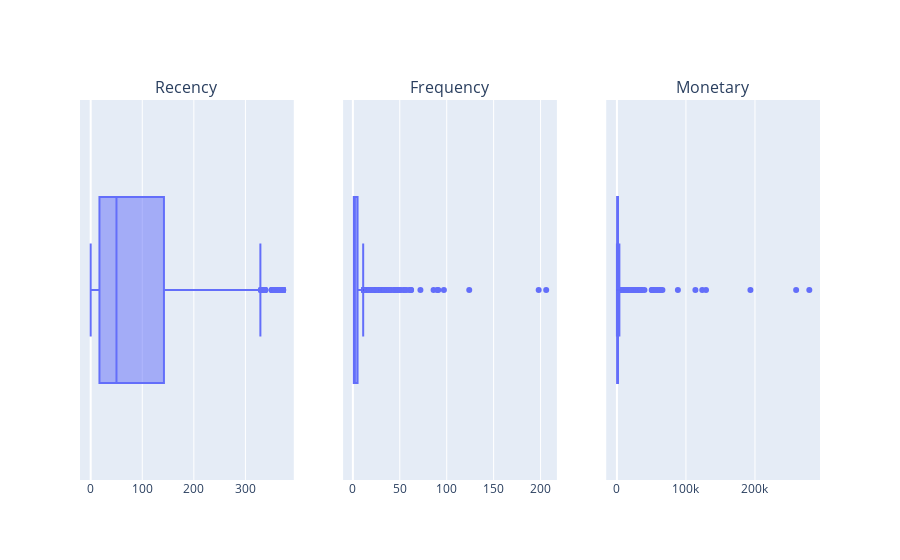

Write notebook code for a chart like this one.
### Markdown cell above
После того как вы подготовите RFM-таблицу, визуализируйте каждую из трёх компонент, например, в виде коробчатых диаграмм (boxplot). Вы получите примерно следующие результаты (графики могут отличаться в зависимости от того, как вы выполните предобработку данных):

### Code cell
boxes = [px.box(rfm_table, x=column) for column in rfm_table.columns]
fig = make_subplots(
    rows=1, cols=3, 
    subplot_titles=(
        "Recency","Frequency", "Monetary"
    )
)

for i, box in enumerate(boxes):
    fig.add_trace(boxes[i]['data'][0], row=1, col=i+1)

fig.update_layout(showlegend=True)
# fig.write_html('visualizations/boxplot_1.html')
fig.write_image('visualizations/boxplot_1.png', engine="kaleido")
fig.show()

### Figure 1 — Plotly figure (JSON) as saved in the notebook; plotly's stock layout.template omitted (floating-point values rounded to 4 significant figures; data arrays with more than 128 entries replaced by an {"elided": "..."} marker saying what was removed)
{"data": [{"alignmentgroup": "True", "hovertemplate": "Recency=%{x}<extra></extra>", "legendgroup": "", "marker": {"color": "#636efa"}, "name": "", "notched": false, "offsetgroup": "", "orientation": "h", "showlegend": false, "type": "box", "x": {"elided": "4334 int values"}, "x0": " ", "xaxis": "x", "y0": " ", "yaxis": "y"}, {"alignmentgroup": "True", "hovertemplate": "Frequency=%{x}<extra></extra>", "legendgroup": "", "marker": {"color": "#636efa"}, "name": "", "notched": false, "offsetgroup": "", "orientation": "h", "showlegend": false, "type": "box", "x": {"elided": "4334 int values"}, "x0": " ", "xaxis": "x2", "y0": " ", "yaxis": "y2"}, {"alignmentgroup": "True", "hovertemplate": "Monetary=%{x}<extra></extra>", "legendgroup": "", "marker": {"color": "#636efa"}, "name": "", "notched": false, "offsetgroup": "", "orientation": "h", "showlegend": false, "type": "box", "x": {"elided": "4334 float values"}, "x0": " ", "xaxis": "x3", "y0": " ", "yaxis": "y3"}], "layout": {"annotations": [{"font": {"size": 16}, "showarrow": false, "text": "Recency", "x": 0.1444, "xanchor": "center", "xref": "paper", "y": 1, "yanchor": "bottom", "yref": "paper"}, {"font": {"size": 16}, "showarrow": false, "text": "Frequency", "x": 0.5, "xanchor": "center", "xref": "paper", "y": 1, "yanchor": "bottom", "yref": "paper"}, {"font": {"size": 16}, "showarrow": false, "text": "Monetary", "x": 0.8556, "xanchor": "center", "xref": "paper", "y": 1, "yanchor": "bottom", "yref": "paper"}], "showlegend": true, "xaxis": {"anchor": "y", "domain": [0, 0.2889]}, "xaxis2": {"anchor": "y2", "domain": [0.3556, 0.6444]}, "xaxis3": {"anchor": "y3", "domain": [0.7111, 1]}, "yaxis": {"anchor": "x", "domain": [0, 1]}, "yaxis2": {"anchor": "x2", "domain": [0, 1]}, "yaxis3": {"anchor": "x3", "domain": [0, 1]}}}
